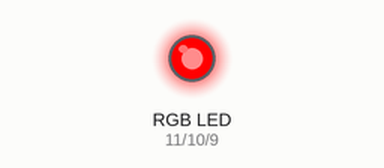
Simulated run of this sketch. Board: Arduino Uno, built with avr-gcc and run on an emulated ATmega328P. Parts: an RGB LED mixed from three pins (HIGH = lit).

Above: at 0.1 s.
At 5.1 s:
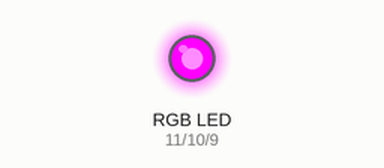
At 13.2 s:
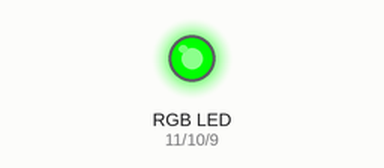
At 18.2 s:
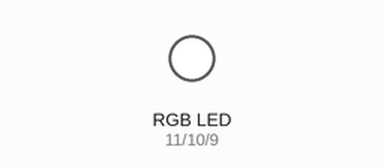
At 28.3 s:
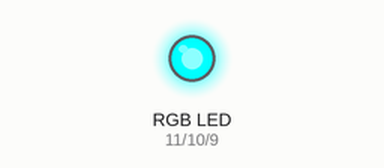
At 38.5 s:
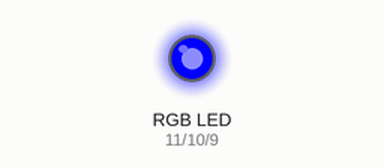
Timing chart, 0 to 40.0 s (numbered marks = the images above):
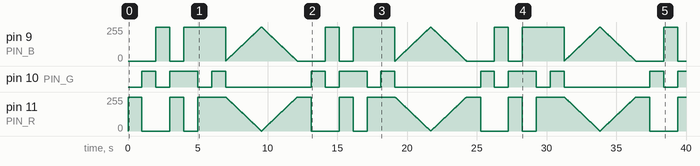

The sketch:

RGB_ejemplo.ino
```cpp
const int PIN_R = 11;
const int PIN_G = 10;
const int PIN_B = 9;


/*

Antes de ejecutar el codigo asegurarse siempre de tener la conexion correcta como se indica
en: https://github.com/AuxiliardeLaboratorioIE/Uso_de_componentes_de_arduino/blob/main/Conexiones/Conexiones.md
O preguntado al encargado de la materia / practica.

*/


// Valores de 0 (apagado) a 255 (maximo brillo)
void setColor(int r, int g, int b) {
  analogWrite(PIN_R, r);
  analogWrite(PIN_G, g);
  analogWrite(PIN_B, b);
}

void setup() {
  pinMode(PIN_R, OUTPUT);
  pinMode(PIN_G, OUTPUT);
  pinMode(PIN_B, OUTPUT);
}

void loop() {
  // Colores basicos, 1 segundo cada uno
  setColor(255, 0, 0);     // rojo
  delay(1000);
  setColor(0, 255, 0);     // verde
  delay(1000);
  setColor(0, 0, 255);     // azul
  delay(1000);

  // Mezclas
  setColor(255, 255, 0);   // amarillo
  delay(1000);
  setColor(0, 255, 255);   // cian
  delay(1000);
  setColor(255, 0, 255);   // magenta
  delay(1000);
  setColor(255, 255, 255); // blanco
  delay(1000);

  // Degradado suave de rojo a azul
  for (int i = 0; i <= 255; i++) {
    setColor(255 - i, 0, i);
    delay(10);
  }
  for (int i = 0; i <= 255; i++) {
    setColor(i, 0, 255 - i);
    delay(10);
  }
}
```

Measured:
- by itself, pin 10 (PIN_G): repeats every 12.1 s: LOW 1.0 s, HIGH 2.0 s, LOW 1.0 s, HIGH 1.0 s, LOW 6.1 s, HIGH 1.0 s
- by itself, pin 11 (PIN_R): 0/255 → 255/255 at 0.00 s, → 0/255 1.0 s later, → 255/255 2.0 s later, → 0/255 1.0 s later, … (1545 changes in this stretch)
